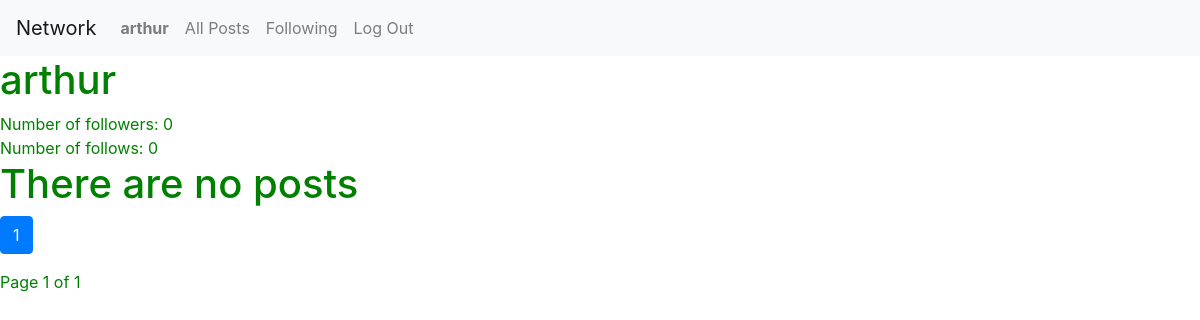
Before: /user-profile/1 (signed in) with the older database file.
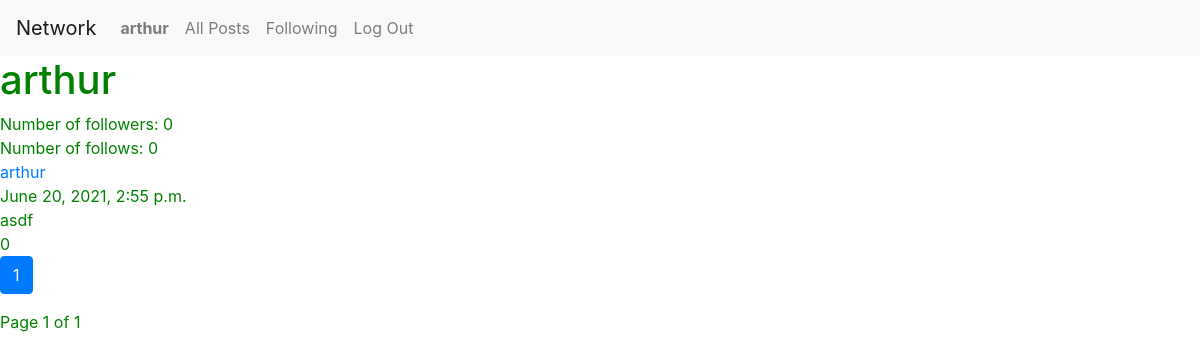
After: the same page with the newer database file.
### network/models.py (models this page shows)
class Post(models.Model):
    user = models.ForeignKey(
        User,
        on_delete=CASCADE, related_name="posts")
    text = models.CharField(
        max_length=1000,
        verbose_name="Post:"
    )
    likes = models.ManyToManyField(
        User,
        blank=True,
        related_name="likedPosts"
    )
    date = models.DateTimeField(
        verbose_name="Published:",
        auto_now_add=True,
        blank=True
    )

class User(AbstractUser):
    follows = models.ManyToManyField(
        "User",
        blank=True,
        related_name="followers"
    )

### network/views.py (the view)
# urls.py: path("user-profile/<int:user_id>",views.user_profile, name="user-profile"),
def user_profile(request, user_id, page_num=1):
    try:
        user = User.objects.get(pk=user_id)
    except ObjectDoesNotExist:
        return HttpResponseRedirect(reverse("index"))
    posts = user.posts.all().order_by("-date")
    if request.user and request.user != user:
        try:
            request.user.follows.get(pk=user.id)
        except ObjectDoesNotExist:
            action = "Follow"
        else:
            action = "Unfollow"
    else:
        action = False
    return render(request, "network/user-profile.html", {
        "profile_user": user,
        "posts": Paginator(posts, 10).page(page_num),
        "action": action,
    })

### network/templates/network/user-profile.html (shortened to what this page needs)
{% extends "network/layout.html" %}
{% block body %}
    <div class="profile-cont">
      <div class="user-cont">
        <div class="title">
          <h1>{{profile_user.username}}</h1>
        </div>
        <div class="followers">Number of followers: {{profile_user.followers.count}}</div>
        <div class="follows">Number of follows: {{profile_user.follows.count}}</div>
      </div>
        {%include "network/posts.html"%}
    </div>
{% endblock %}

### network/templates/network/posts.html (shortened to what this page needs)
<div class="posts-cont">
  {% for post in posts.object_list %}
  <div class="post-cont">
    <a href="{% url 'user-profile' post.user.id%}" class="user">{{post.user}}</a>
    <div class="date">{{post.date}}</div>
    <div class="text">{{post.text}}</div>
    <div class="likes">{{post.likes.count}}</div>
  </div>
  {% empty %}
    <h1>There are no posts</h1>
  {% endfor %}
  <nav aria-label="Page navigation" >
    <ul class="pagination">
      {% for page_num in posts.paginator.page_range %}
        {% if page_num == posts.number %}
          <li class="page-item active">
            <a href="{{request.path}}" class="page-link">{{page_num}}</a>
          </li>
        {% else %}
          <li class="page-item">
            <a href="{{request.path}}/{{page_num}}" class="page-link">{{page_num}}</a>
          </li>
        {% endif %}
      {% endfor %}
    </ul>
    <span class="current">
      Page {{posts.number}} of {{posts.paginator.num_pages}}
    </span>
  </nav>
</div>

Changed rows visible on the page:
added Post: user "arthur", date "June 20, 2021, 2:55 p.m.", text "asdf", likes.count "0"
Other visible differences:
text no longer shown: "There are no posts"
